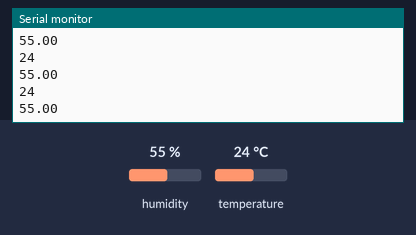
Recording of a sketch running on a simulated Arduino Uno, built with avr-gcc and run on an emulated ATmega328P. On the bench: the last lines printed to the serial monitor. Inputs (shaded band) come from the test bench; at power-on: humidity 55 %, temperature 24 °C.

Above: at 2.2 s.
2.3 s: humidity set to 22 %
At 3.0 s:
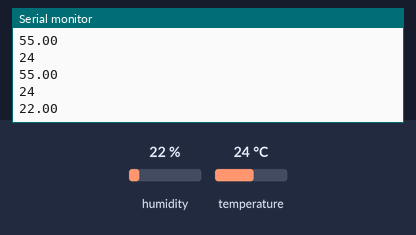
3.8 s: temperature set to 12 °C
At 3.8 s:
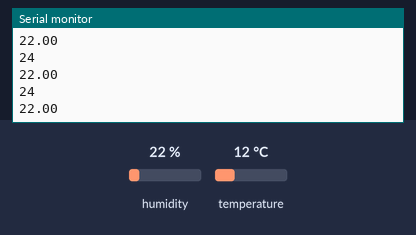
5.3 s: humidity set to 40 %
At 5.3 s:
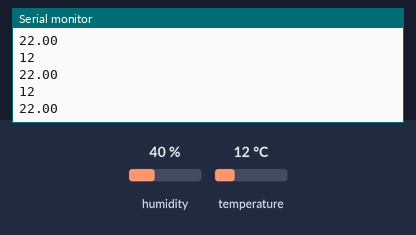
Timing chart, 0 to 8.3 s (numbered marks = the images above; inputs shaded):
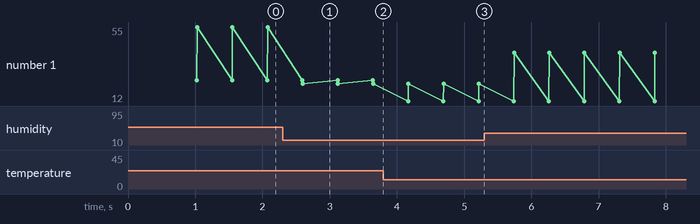

The sketch:

sensor.ino
```cpp
#include "dht.h"
int sensor = A2;
dht DHT;

void setup() {
 Serial.begin(9600);
 delay(1000);
}

void loop() {
  DHT.read11(sensor);

Serial.println(DHT.temperature,0);
Serial.println(DHT.humidity);

delay(500);


}
```

Measured:
- after the input at 2.3 s, the serial monitor: prints a new line after 0.30 s (image 1)
- plotted number 1: 55 → 22 after the input at 2.3 s, 22 → 40 after the input at 5.3 s
